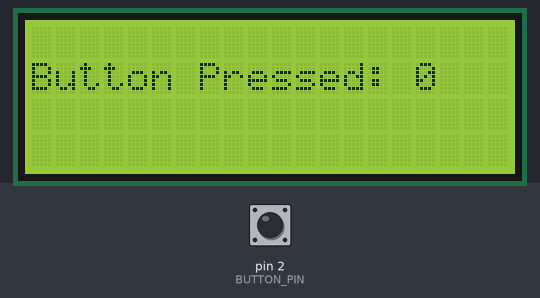
Recording of a sketch running on a simulated Arduino Uno, built with avr-gcc and run on an emulated ATmega328P. Parts: 20×4 character LCD. The inputs (shaded band) are chosen by the test bench; at power-on: pin 2 (BUTTON_PIN) HIGH.

Above: at 1.2 s.
1.3 s: pin 2 (BUTTON_PIN) pulled LOW for 0.15 s
At 2.5 s:
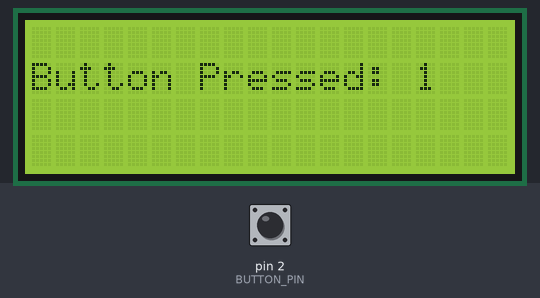
2.9 s: pin 2 (BUTTON_PIN) pulled LOW for 1 s
5.4 s: pin 2 (BUTTON_PIN) pulled LOW for 0.15 s
7.0 s: pin 2 (BUTTON_PIN) pulled LOW for 1 s
At 8.2 s:
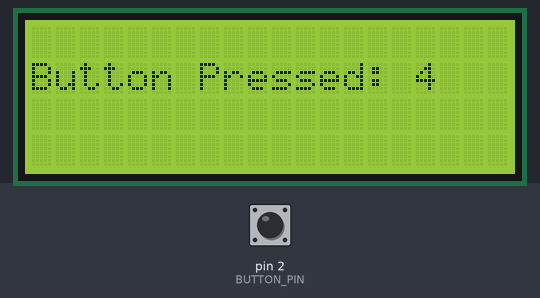
Timing chart, 0 to 10.0 s (numbered marks = the images above; inputs shaded):
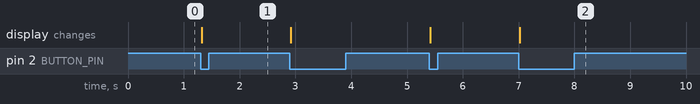

Measured:
- after the input at 1.3 s, the display: changes at once (image 1)
- after the input at 7.0 s, the display: changes at once (image 2)

The sketch:

LCD_Button_Counter.ino
```cpp
/*
 * -> Dawson Reschke <-
 *
 * Using a LCD to display the number of times a button was pressed.
 *
 * This sketch includes: Interrupts, External Libraries, & I2C (i^2c) communication
 *
 * I2C uses two pins : scl(Clock) , sda(Data)
 * The two pins on the arduino are (a4:sda),(a5:scl)
 */


#include <LiquidCrystal_I2C.h> // LCD I2C Library. Documentation can be found here : https://github.com/johnrickman/LiquidCrystal_I2C
#include <Wire.h> // Wire lib for I2C comunication.

LiquidCrystal_I2C lcd(0x27,20,4);  // set the LCD address to 0x27 for a 20 chars and 4 line display

const int BUTTON_PIN = 2; // interrupt pins for arduio UNO : 2,3
volatile int PRESS_COUNT = 0; // the number of times the button is pressed
volatile bool LCD_CHANGE = false; // toggles on when the button is pressed

void setup() {
  lcd.init(); // initialize LCD
  lcd.backlight(); // turn on LCD backlight
  pinMode(BUTTON_PIN,INPUT_PULLUP);
  attachInterrupt(digitalPinToInterrupt(BUTTON_PIN),buttonISR,FALLING);
  updateLCD();
}

void loop() {
  if(LCD_CHANGE){ // if interrupt has occured updateLCD
    updateLCD();
    LCD_CHANGE = false;
  }
}

void updateLCD(){
  lcd.clear(); // clear old data
  lcd.backlight(); // turn on LCD backlight
  lcd.setCursor(0,1); // set the LCD cursor to (0,1) :: WHERE THE LCD WILL WRITE
  lcd.print("Button Pressed: "); // print to LCD
  lcd.print(PRESS_COUNT);
}

void buttonISR(){
  LCD_CHANGE = true;
  PRESS_COUNT ++;
}
```
